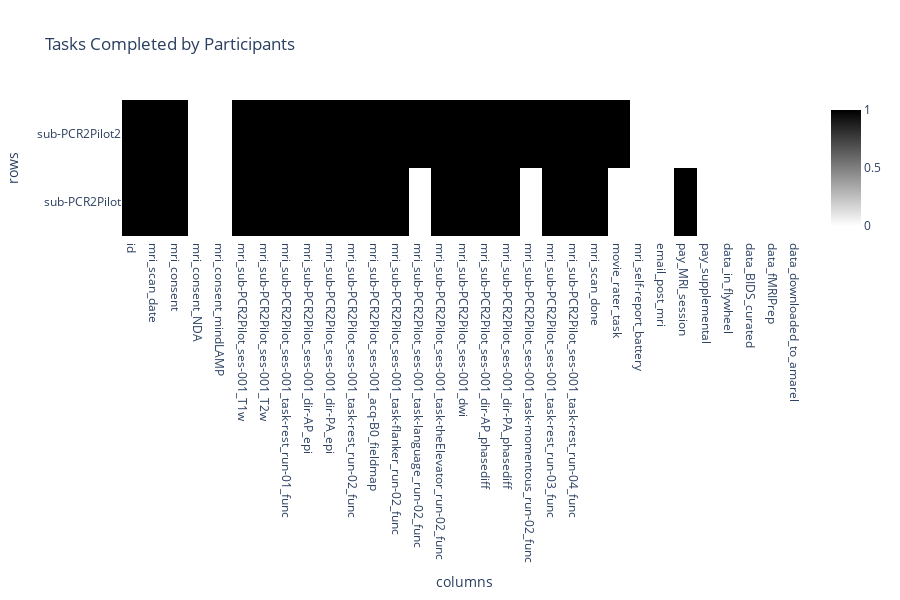

The cell this chart's notebook holds for it:
### Code cell
px.defaults.height=600
df = pd.concat([sub[['key','value']].T for sub in subs.values()], axis=0, ignore_index=True)
df.columns = df.iloc[0]
df = df[df['id'] != 'id']
heatmap_columns = [col for col in df.columns if not 'notes' in col and not 'diagnosis' in col]
#heatmap_columns.remove('subject_id')
#display(df[heatmap_columns])
xr_data = xr.DataArray(df[heatmap_columns].values, 
					   dims=["rows", "columns"],
					   coords={"rows": df['id'], "columns": heatmap_columns})
xr_data_bin = xr_data.where(xr_data == 0, 1)
#print(xr_data_bin)
fig = px.imshow(xr_data_bin, origin='lower',
					title="Tasks Completed by Participants",
					zmin=0, zmax=1, color_continuous_scale=[[0, "white"], [1, "black"]],
					labels={ # replaces default labels by column name
					"rows": "Subject",  "columns": "Tasks Completed"}
					)
fig.show()
fig.write_html("dashboard.html") # interactive export

### Figure 1 — Plotly figure (JSON) as saved in the notebook; plotly's stock layout.template omitted (floating-point values rounded to 4 significant figures)
{"data": [{"coloraxis": "coloraxis", "hovertemplate": "columns: %{x}<br>rows: %{y}<br>color: %{z}<extra></extra>", "name": "0", "type": "heatmap", "x": ["id", "mri_scan_date", "mri_consent", "mri_consent_NDA", "mri_consent_mindLAMP", "mri_sub-PCR2Pilot_ses-001_T1w", "mri_sub-PCR2Pilot_ses-001_T2w", "mri_sub-PCR2Pilot_ses-001_task-rest_run-01_func", "mri_sub-PCR2Pilot_ses-001_dir-AP_epi", "mri_sub-PCR2Pilot_ses-001_dir-PA_epi", "mri_sub-PCR2Pilot_ses-001_task-rest_run-02_func", "mri_sub-PCR2Pilot_ses-001_acq-B0_fieldmap", "mri_sub-PCR2Pilot_ses-001_task-flanker_run-02_func", "mri_sub-PCR2Pilot_ses-001_task-language_run-02_func", "mri_sub-PCR2Pilot_ses-001_task-theElevator_run-02_func", "mri_sub-PCR2Pilot_ses-001_dwi", "mri_sub-PCR2Pilot_ses-001_dir-AP_phasediff", "mri_sub-PCR2Pilot_ses-001_dir-PA_phasediff", "mri_sub-PCR2Pilot_ses-001_task-momentous_run-02_func", "mri_sub-PCR2Pilot_ses-001_task-rest_run-03_func", "mri_sub-PCR2Pilot_ses-001_task-rest_run-04_func", "mri_scan_done", "movie_rater_task", "mri_self-report_battery", "email_post_mri", "pay_MRI_session", "pay_supplemental", "data_in_flywheel", "data_BIDS_curated", "data_fMRIPrep", "data_downloaded_to_amarel"], "xaxis": "x", "y": ["sub-PCR2Pilot", "sub-PCR2Pilot2"], "yaxis": "y", "z": [[1, 1, 1, 0, 0, 1, 1, 1, 1, 1, 1, 1, 1, 0, 1, 1, 1, 1, 0, 1, 1, 1, 0, 0, 0, 1, 0, 0, 0, 0, 0], [1, 1, 1, 0, 0, 1, 1, 1, 1, 1, 1, 1, 1, 1, 1, 1, 1, 1, 1, 1, 1, 1, 1, 0, 0, 0, 0, 0, 0, 0, 0]]}], "layout": {"coloraxis": {"cmax": 1, "cmin": 0, "colorscale": [[0, "white"], [1, "black"]]}, "height": 600, "title": {"text": "Tasks Completed by Participants"}, "xaxis": {"anchor": "y", "domain": [0, 1], "title": {"text": "columns"}}, "yaxis": {"anchor": "x", "autorange": true, "domain": [0, 1], "title": {"text": "rows"}}}}
